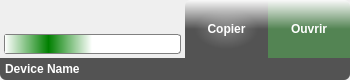
<?xml version="1.0" encoding="UTF-8"?>
<ui version="4.0">
 <class>DeviceView</class>
 <widget class="QWidget" name="DeviceView">
  <property name="geometry">
   <rect>
    <x>0</x>
    <y>0</y>
    <width>350</width>
    <height>80</height>
   </rect>
  </property>
  <property name="sizePolicy">
   <sizepolicy hsizetype="Preferred" vsizetype="Preferred">
    <horstretch>0</horstretch>
    <verstretch>0</verstretch>
   </sizepolicy>
  </property>
  <property name="minimumSize">
   <size>
    <width>180</width>
    <height>80</height>
   </size>
  </property>
  <property name="maximumSize">
   <size>
    <width>350</width>
    <height>80</height>
   </size>
  </property>
  <property name="acceptDrops">
   <bool>true</bool>
  </property>
  <property name="windowTitle">
   <string>Form</string>
  </property>
  <property name="autoFillBackground">
   <bool>false</bool>
  </property>
  <property name="styleSheet">
   <string notr="true">border: 0px;</string>
  </property>
  <layout class="QVBoxLayout" name="verticalLayout">
   <property name="spacing">
    <number>0</number>
   </property>
   <property name="leftMargin">
    <number>0</number>
   </property>
   <property name="topMargin">
    <number>0</number>
   </property>
   <property name="rightMargin">
    <number>0</number>
   </property>
   <property name="bottomMargin">
    <number>0</number>
   </property>
   <item>
    <widget class="QFrame" name="backgroundContainer">
     <property name="styleSheet">
      <string notr="true"/>
     </property>
     <property name="frameShape">
      <enum>QFrame::StyledPanel</enum>
     </property>
     <property name="frameShadow">
      <enum>QFrame::Raised</enum>
     </property>
     <layout class="QVBoxLayout" name="verticalLayout_3">
      <property name="spacing">
       <number>0</number>
      </property>
      <property name="leftMargin">
       <number>0</number>
      </property>
      <property name="topMargin">
       <number>0</number>
      </property>
      <property name="rightMargin">
       <number>0</number>
      </property>
      <property name="bottomMargin">
       <number>0</number>
      </property>
      <item>
       <widget class="QFrame" name="borderContainer">
        <property name="styleSheet">
         <string notr="true"/>
        </property>
        <property name="frameShape">
         <enum>QFrame::StyledPanel</enum>
        </property>
        <property name="frameShadow">
         <enum>QFrame::Raised</enum>
        </property>
        <layout class="QVBoxLayout" name="verticalLayout_2">
         <property name="spacing">
          <number>0</number>
         </property>
         <property name="leftMargin">
          <number>0</number>
         </property>
         <property name="topMargin">
          <number>0</number>
         </property>
         <property name="rightMargin">
          <number>0</number>
         </property>
         <property name="bottomMargin">
          <number>0</number>
         </property>
         <item>
          <layout class="QHBoxLayout" name="horizontalLayout_2">
           <property name="spacing">
            <number>0</number>
           </property>
           <item>
            <widget class="QWidget" name="transfertWidget" native="true">
             <layout class="QVBoxLayout" name="verticalLayout_4">
              <property name="spacing">
               <number>6</number>
              </property>
              <property name="leftMargin">
               <number>4</number>
              </property>
              <property name="topMargin">
               <number>4</number>
              </property>
              <property name="rightMargin">
               <number>4</number>
              </property>
              <property name="bottomMargin">
               <number>4</number>
              </property>
              <item>
               <layout class="QHBoxLayout" name="horizontalLayout_5">
                <item>
                 <spacer name="horizontalSpacer_10">
                  <property name="orientation">
                   <enum>Qt::Horizontal</enum>
                  </property>
                  <property name="sizeType">
                   <enum>QSizePolicy::Preferred</enum>
                  </property>
                  <property name="sizeHint" stdset="0">
                   <size>
                    <width>40</width>
                    <height>20</height>
                   </size>
                  </property>
                 </spacer>
                </item>
                <item>
                 <spacer name="horizontalSpacer_9">
                  <property name="orientation">
                   <enum>Qt::Horizontal</enum>
                  </property>
                  <property name="sizeType">
                   <enum>QSizePolicy::Preferred</enum>
                  </property>
                  <property name="sizeHint" stdset="0">
                   <size>
                    <width>40</width>
                    <height>20</height>
                   </size>
                  </property>
                 </spacer>
                </item>
                <item>
                 <spacer name="horizontalSpacer_8">
                  <property name="orientation">
                   <enum>Qt::Horizontal</enum>
                  </property>
                  <property name="sizeType">
                   <enum>QSizePolicy::Preferred</enum>
                  </property>
                  <property name="sizeHint" stdset="0">
                   <size>
                    <width>40</width>
                    <height>20</height>
                   </size>
                  </property>
                 </spacer>
                </item>
                <item>
                 <spacer name="horizontalSpacer_7">
                  <property name="orientation">
                   <enum>Qt::Horizontal</enum>
                  </property>
                  <property name="sizeType">
                   <enum>QSizePolicy::Preferred</enum>
                  </property>
                  <property name="sizeHint" stdset="0">
                   <size>
                    <width>40</width>
                    <height>20</height>
                   </size>
                  </property>
                 </spacer>
                </item>
                <item>
                 <widget class="QPushButton" name="cancelButton">
                  <property name="sizePolicy">
                   <sizepolicy hsizetype="Fixed" vsizetype="Fixed">
                    <horstretch>0</horstretch>
                    <verstretch>0</verstretch>
                   </sizepolicy>
                  </property>
                  <property name="minimumSize">
                   <size>
                    <width>17</width>
                    <height>17</height>
                   </size>
                  </property>
                  <property name="maximumSize">
                   <size>
                    <width>17</width>
                    <height>17</height>
                   </size>
                  </property>
                  <property name="toolTip">
                   <string>Annuler le transfert</string>
                  </property>
                  <property name="layoutDirection">
                   <enum>Qt::RightToLeft</enum>
                  </property>
                  <property name="styleSheet">
                   <string notr="true">QPushButton#cancelButton
{
	background: url(:/images/cross_gray.png) no-repeat right top;
}

QPushButton#cancelButton:hover
{
	background: url(:/images/cross_red.png) no-repeat right top;
}

QPushButton:flat {
     border: none; /* no border for a flat push button */
 }</string>
                  </property>
                  <property name="text">
                   <string/>
                  </property>
                  <property name="flat">
                   <bool>true</bool>
                  </property>
                 </widget>
                </item>
               </layout>
              </item>
              <item>
               <spacer name="verticalSpacer">
                <property name="orientation">
                 <enum>Qt::Vertical</enum>
                </property>
                <property name="sizeHint" stdset="0">
                 <size>
                  <width>20</width>
                  <height>40</height>
                 </size>
                </property>
               </spacer>
              </item>
              <item>
               <widget class="QProgressBar" name="progressBar">
                <property name="sizePolicy">
                 <sizepolicy hsizetype="Preferred" vsizetype="Preferred">
                  <horstretch>0</horstretch>
                  <verstretch>0</verstretch>
                 </sizepolicy>
                </property>
                <property name="minimumSize">
                 <size>
                  <width>0</width>
                  <height>20</height>
                 </size>
                </property>
                <property name="maximumSize">
                 <size>
                  <width>16777215</width>
                  <height>20</height>
                 </size>
                </property>
                <property name="styleSheet">
                 <string notr="true">QProgressBar:horizontal {
border: 1px solid gray;
border-radius: 3px;
background: white;
}
QProgressBar::chunk:horizontal {
background: qlineargradient(x1: 0, y1: 0.5, x2: 1, y2: 0.5, stop: 0 white, stop: 0.5 green, stop: 1 white);
}</string>
                </property>
                <property name="minimum">
                 <number>0</number>
                </property>
                <property name="maximum">
                 <number>0</number>
                </property>
                <property name="value">
                 <number>-1</number>
                </property>
                <property name="alignment">
                 <set>Qt::AlignCenter</set>
                </property>
                <property name="invertedAppearance">
                 <bool>false</bool>
                </property>
                <property name="format">
                 <string>Transfert - %p%</string>
                </property>
               </widget>
              </item>
             </layout>
            </widget>
           </item>
           <item>
            <widget class="QWidget" name="leftPanel" native="true">
             <property name="enabled">
              <bool>true</bool>
             </property>
             <property name="styleSheet">
              <string notr="true">#leftPanel
{
	background-color: qlineargradient(spread:pad, x1:0, y1:0, x2:0, y2:1, stop:0 rgba(255, 255, 255,65%), stop:0.5 rgba(0, 0, 0, 65%));
	opacity: 0.5;
	border-top-left-radius: 6px;
}</string>
             </property>
             <layout class="QHBoxLayout" name="horizontalLayout_4">
              <item>
               <spacer name="horizontalSpacer_3">
                <property name="orientation">
                 <enum>Qt::Horizontal</enum>
                </property>
                <property name="sizeType">
                 <enum>QSizePolicy::Preferred</enum>
                </property>
                <property name="sizeHint" stdset="0">
                 <size>
                  <width>1</width>
                  <height>20</height>
                 </size>
                </property>
               </spacer>
              </item>
              <item>
               <widget class="QLabel" name="leftLabel">
                <property name="font">
                 <font>
                  <weight>75</weight>
                  <bold>true</bold>
                 </font>
                </property>
                <property name="styleSheet">
                 <string notr="true">font-weight: bold;
color: white;
background-color: qradialgradient(spread:pad, cx:0.5, cy:0.5, radius:0.5, fx:0.5, fy:0.5, stop:0 rgba(255, 255, 255, 25%), stop:1 rgba(255, 255, 255, 0%));</string>
                </property>
                <property name="text">
                 <string>Copier</string>
                </property>
                <property name="alignment">
                 <set>Qt::AlignCenter</set>
                </property>
               </widget>
              </item>
              <item>
               <spacer name="horizontalSpacer_4">
                <property name="orientation">
                 <enum>Qt::Horizontal</enum>
                </property>
                <property name="sizeType">
                 <enum>QSizePolicy::Preferred</enum>
                </property>
                <property name="sizeHint" stdset="0">
                 <size>
                  <width>1</width>
                  <height>20</height>
                 </size>
                </property>
               </spacer>
              </item>
             </layout>
            </widget>
           </item>
           <item>
            <widget class="QWidget" name="rightPanel" native="true">
             <property name="sizePolicy">
              <sizepolicy hsizetype="Preferred" vsizetype="Expanding">
               <horstretch>0</horstretch>
               <verstretch>0</verstretch>
              </sizepolicy>
             </property>
             <property name="styleSheet">
              <string notr="true">#rightPanel
{
	background-color: qlineargradient(spread:pad, x1:0, y1:0, x2:0, y2:1, stop:0 rgba(255, 255, 255, 65%), stop:0.5 rgba(0, 75, 0, 65%));
	opacity: 0.5;
	border-top-right-radius: 6px;
}</string>
             </property>
             <layout class="QHBoxLayout" name="horizontalLayout_3">
              <item>
               <spacer name="horizontalSpacer_5">
                <property name="orientation">
                 <enum>Qt::Horizontal</enum>
                </property>
                <property name="sizeType">
                 <enum>QSizePolicy::Preferred</enum>
                </property>
                <property name="sizeHint" stdset="0">
                 <size>
                  <width>0</width>
                  <height>20</height>
                 </size>
                </property>
               </spacer>
              </item>
              <item>
               <widget class="QLabel" name="rightLabel">
                <property name="styleSheet">
                 <string notr="true">font-weight: bold;
color: white;</string>
                </property>
                <property name="text">
                 <string>Ouvrir</string>
                </property>
                <property name="alignment">
                 <set>Qt::AlignCenter</set>
                </property>
               </widget>
              </item>
              <item>
               <spacer name="horizontalSpacer_6">
                <property name="orientation">
                 <enum>Qt::Horizontal</enum>
                </property>
                <property name="sizeType">
                 <enum>QSizePolicy::Preferred</enum>
                </property>
                <property name="sizeHint" stdset="0">
                 <size>
                  <width>0</width>
                  <height>20</height>
                 </size>
                </property>
               </spacer>
              </item>
             </layout>
            </widget>
           </item>
           <item>
            <spacer name="verticalSpacer_2">
             <property name="orientation">
              <enum>Qt::Vertical</enum>
             </property>
             <property name="sizeHint" stdset="0">
              <size>
               <width>0</width>
               <height>40</height>
              </size>
             </property>
            </spacer>
           </item>
          </layout>
         </item>
         <item>
          <widget class="QFrame" name="bottomFrame">
           <property name="minimumSize">
            <size>
             <width>0</width>
             <height>22</height>
            </size>
           </property>
           <property name="styleSheet">
            <string notr="true">#bottomFrame
{
	background-color: rgba(0, 0, 0, 65%);
	opacity: 0.5;
	border-bottom-right-radius: 6px;
	border-bottom-left-radius: 6px;
}</string>
           </property>
           <property name="frameShape">
            <enum>QFrame::StyledPanel</enum>
           </property>
           <property name="frameShadow">
            <enum>QFrame::Raised</enum>
           </property>
           <layout class="QHBoxLayout" name="horizontalLayout">
            <property name="leftMargin">
             <number>0</number>
            </property>
            <property name="topMargin">
             <number>0</number>
            </property>
            <property name="rightMargin">
             <number>0</number>
            </property>
            <property name="bottomMargin">
             <number>0</number>
            </property>
            <item>
             <spacer name="horizontalSpacer">
              <property name="orientation">
               <enum>Qt::Horizontal</enum>
              </property>
              <property name="sizeType">
               <enum>QSizePolicy::Fixed</enum>
              </property>
              <property name="sizeHint" stdset="0">
               <size>
                <width>5</width>
                <height>20</height>
               </size>
              </property>
             </spacer>
            </item>
            <item>
             <widget class="QLabel" name="deviceName">
              <property name="sizePolicy">
               <sizepolicy hsizetype="Preferred" vsizetype="Preferred">
                <horstretch>0</horstretch>
                <verstretch>0</verstretch>
               </sizepolicy>
              </property>
              <property name="font">
               <font>
                <weight>75</weight>
                <bold>true</bold>
               </font>
              </property>
              <property name="styleSheet">
               <string notr="true">#deviceName
{
	color: white;
}</string>
              </property>
              <property name="text">
               <string>Device Name</string>
              </property>
              <property name="alignment">
               <set>Qt::AlignLeading|Qt::AlignLeft|Qt::AlignVCenter</set>
              </property>
             </widget>
            </item>
            <item>
             <widget class="QPushButton" name="widgetButton">
              <property name="minimumSize">
               <size>
                <width>17</width>
                <height>20</height>
               </size>
              </property>
              <property name="maximumSize">
               <size>
                <width>17</width>
                <height>20</height>
               </size>
              </property>
              <property name="styleSheet">
               <string notr="true">QPushButton#widgetButton
{
	background: url(:/images/arrow-out.png) no-repeat right bottom;
}</string>
              </property>
              <property name="text">
               <string/>
              </property>
              <property name="flat">
               <bool>true</bool>
              </property>
             </widget>
            </item>
            <item>
             <spacer name="horizontalSpacer_2">
              <property name="orientation">
               <enum>Qt::Horizontal</enum>
              </property>
              <property name="sizeType">
               <enum>QSizePolicy::Fixed</enum>
              </property>
              <property name="sizeHint" stdset="0">
               <size>
                <width>5</width>
                <height>20</height>
               </size>
              </property>
             </spacer>
            </item>
           </layout>
          </widget>
         </item>
        </layout>
       </widget>
      </item>
     </layout>
    </widget>
   </item>
  </layout>
 </widget>
 <resources/>
 <connections/>
</ui>
